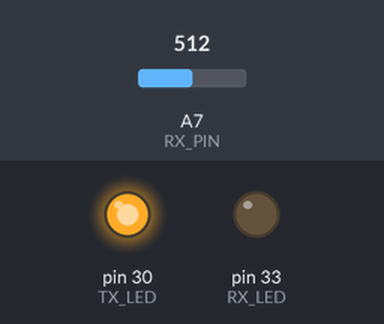
Simulated run of this sketch. Board: Arduino Mega 2560, built with avr-gcc and run on an emulated ATmega2560. Parts: output pins drawn as LEDs (lit = HIGH). The test bench sets the inputs (shaded band); at power-on: A7 (RX_PIN) = 512. Pins used as bus, display or sensor lines are not drawn; what the sketch prints to the serial monitor is not drawn.

Above: at 0.5 s.
At 5.4 s:
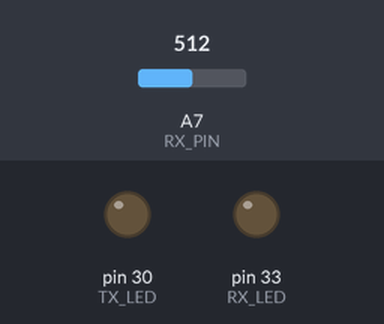
Timing chart, 0 to 8.6 s (numbered marks = the images above):
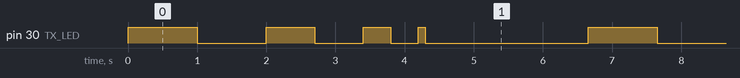

Measured:
- by itself, pin 30 (TX_LED): repeats every 6.7 s: LOW 1.0 s, HIGH 0.70 s, LOW 0.70 s, HIGH 0.40 s, LOW 0.40 s, HIGH 0.10 s, LOW 2.4 s, HIGH 1.0 s
- by itself, everything shown: repeats every 6.7 s, in 8 steps

The sketch:

bread_trx_module.ino
```cpp
/*
 * Transmitter FS1000A/XY-FST (3.3V)
 * Receiver XY-MK-5V
 */

#define TX_PIN 32 //RF Transmitter Pin
#define TX_LED 30 //LED Pin to Signal Transmit
#define RX_PIN A7 //RF Receive Pin
#define RX_LED 33 //LED Pin to Signal Receive
#define UP_THRESH 70 //uppser threshold value
#define LOW_THRESH 50 //lower threshold value

unsigned int data = 0; //variable used to store received data
bool flip = true;

void transmit();
void receive();

void setup() {
  // put your setup code here, to run once:
  Serial.begin(9600);
  pinMode(TX_PIN, OUTPUT);
  pinMode(TX_LED, OUTPUT);
  pinMode(RX_PIN, INPUT);
  pinMode(RX_LED, OUTPUT);
} //setup

void loop() {
  // put your main code here, to run repeatedly:

  //listen for I2C from RPi
  //if need to listen
    //receive()
  //if need to transmit
    //transmit()
  if (flip) {
    transmit();
    flip = false;
  } else {
    receive();
    flip = true;
  } //if-else

  delay(1000);
} //loop

void transmit() {
   for (int i=10; i>0; i-=3) {
     digitalWrite(TX_PIN, HIGH);     //Transmit a HIGH signal
     digitalWrite(TX_LED, HIGH);            //Turn the LED on
     delay(i*100);                           //Wait for 1 second

     digitalWrite(TX_PIN,LOW);      //Transmit a LOW signal
     digitalWrite(TX_LED, LOW);            //Turn the LED off
     delay(i*100);                            //Variable delay
   } //for
} //transmit

void receive() {
  for (int i = 5; i>0; i--) {
    data=analogRead(RX_PIN);    //listen for data on Analog pin 0

    if (data > UP_THRESH) {
      digitalWrite(RX_LED, LOW);   //If a LOW signal is received, turn LED OFF
      Serial.println(data);
    } else if (data < LOW_THRESH) {
      digitalWrite(RX_LED, HIGH);   //If a HIGH signal is received, turn LED ON
      Serial.println(data);
    } //if-else
    delay(50);
  } //for
  digitalWrite(RX_LED, LOW);
} //receive
```
